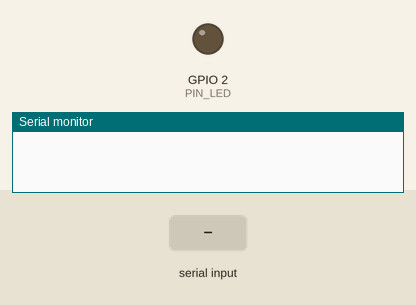
The program below on a simulated ESP32. Parts: output pins drawn as LEDs (lit = HIGH), the last lines printed to the serial monitor. Dashed ring = blinking. Inputs (shaded band) come from the test bench. WiFi joins after 1.5 s; servers stay silent unless stated; not simulated (calls return 0 or success): secrets.example.h.

Above: at 0.0 s.
At 1.37 s:
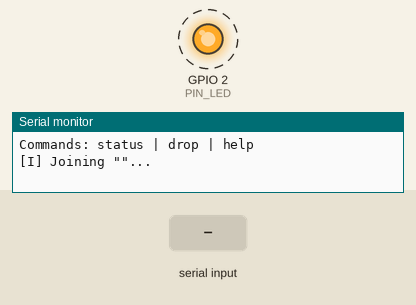
1.8 s: "drop\n" received over Serial
At 2.37 s:
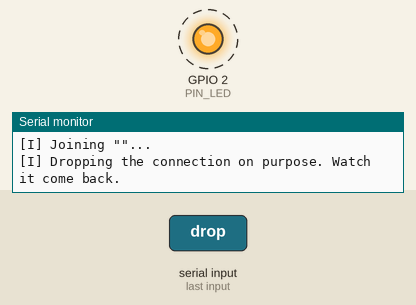
4.8 s: "status\n" received over Serial
Timing chart, 0 to 13.8 s (numbered marks = the images above; inputs shaded):
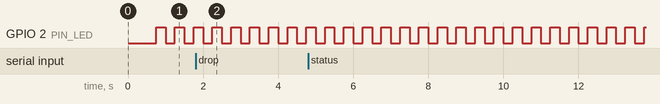

Measured:
- after the input at 1.8 s, GPIO 2 (PIN_LED): alternates HIGH for 0.25 s and LOW for 0.25 s, starting after 0.20 s
- by itself, GPIO 2 (PIN_LED): alternates HIGH for 0.25 s and LOW for 0.25 s

The program:

main.cpp
```cpp
#include <Arduino.h>
#include <WiFi.h>
#include <WebServer.h>
#include <ESPmDNS.h>

// Your Wi-Fi name and password live in include/secrets.h, which is never shared.
// Until you create it, the placeholder file is used so the project still builds.
#if __has_include("secrets.h")
  #include "secrets.h"
#else
  #include "secrets.example.h"
#endif

const int PIN_LED = 2;                      // on-board blue LED: shows the Wi-Fi state
const char *HOSTNAME = "bench";             // the board answers to bench.local
const uint32_t REPORT_MS = 10000;           // print IP and RSSI this often
const uint32_t GIVE_UP_MS = 15000;          // offline this long: start the join over

WebServer server(80);

// These are written by the Wi-Fi event handler, which runs on a different task
// from loop(), so they are volatile: always read fresh, never cached.
volatile bool gotIp = false;                // set when the router hands us an address
volatile bool lostLink = false;             // set when the link drops
volatile int lostReason = 0;

bool connected = false;
bool serverStarted = false;
uint32_t offlineSince = 0;
uint32_t reconnects = 0;

bool credentialsAreReal() {
  return strcmp(WIFI_SSID, "your-2.4GHz-network") != 0;
}

// Called by the Wi-Fi driver whenever something happens. Keep it tiny: just set flags.
void onWifiEvent(arduino_event_id_t event, arduino_event_info_t info) {
  if (event == ARDUINO_EVENT_WIFI_STA_GOT_IP) {
    gotIp = true;
  } else if (event == ARDUINO_EVENT_WIFI_STA_DISCONNECTED) {
    lostReason = info.wifi_sta_disconnected.reason;
    lostLink = true;
  }
}

void handleRoot() {
  server.send(200, "text/html",
    "<!doctype html><meta charset=utf-8><meta name=viewport content='width=device-width,initial-scale=1'>"
    "<title>bench</title><body style='font:16px system-ui;background:#0e1411;color:#e6efe9;padding:24px'>"
    "<h1>bench is up</h1><p id=s>loading</p>"
    "<script>async function t(){try{const r=await(await fetch('/status')).json();"
    "s.textContent=r.host+'.local at '+r.ip+', signal '+r.rssi+' dBm, up '+r.uptime_s+' s';}"
    "catch(e){s.textContent='lost the board';}}t();setInterval(t,2000);</script>");
}

void handleStatus() {
  String json = String("{\"host\":\"") + HOSTNAME + "\",\"ip\":\"" + WiFi.localIP().toString() +
                "\",\"rssi\":" + WiFi.RSSI() + ",\"uptime_s\":" + (millis() / 1000) + "}";
  server.sendHeader("Cache-Control", "no-store");
  server.send(200, "application/json", json);
}

void printStatus() {
  if (WiFi.status() == WL_CONNECTED) {
    Serial.printf("[I] %s.local  IP %s  RSSI %d dBm  up %lu s  reconnects %lu\n", HOSTNAME,
                  WiFi.localIP().toString().c_str(), (int)WiFi.RSSI(), millis() / 1000, reconnects);
  } else {
    Serial.printf("[W] Offline for %lu s. Trying again.\n", (millis() - offlineSince) / 1000);
  }
}

// Join (or re-join) the network from scratch.
void startJoin() {
  WiFi.disconnect();
  WiFi.begin(WIFI_SSID, WIFI_PASS);
  offlineSince = millis();
}

void printHelp() {
  Serial.println("Commands: status | drop | help");
}

void runCommand(String cmd) {
  cmd.trim();
  cmd.toLowerCase();
  if (cmd == "status") printStatus();
  else if (cmd == "drop") {
    Serial.println("[I] Dropping the connection on purpose. Watch it come back.");
    WiFi.disconnect();
  }
  else printHelp();
}

void readSerial() {
  static String line;
  while (Serial.available()) {
    char c = Serial.read();
    if (c == '\n' || c == '\r') {
      if (line.length()) runCommand(line);
      line = "";
    } else {
      line += c;
    }
  }
}

// Runs every pass of loop(): react to the flags, keep the watchdog, report, drive the LED.
void watchWifi(uint32_t now) {
  if (gotIp) {
    gotIp = false;
    connected = true;
    if (!serverStarted) {
      server.begin();
      serverStarted = true;
    } else {
      reconnects++;
    }
    MDNS.end();                              // (re)announce the name now that we have an address
    if (MDNS.begin(HOSTNAME)) MDNS.addService("http", "tcp", 80);
    Serial.printf("[I] Online. http://%s.local  (or http://%s)  RSSI %d dBm\n", HOSTNAME,
                  WiFi.localIP().toString().c_str(), (int)WiFi.RSSI());
  }
  if (lostLink) {
    lostLink = false;
    if (connected) offlineSince = now;
    connected = false;
    Serial.printf("[W] Link lost (reason %d).\n", lostReason);
  }

  // Watchdog: the core retries by itself, but if we stay offline too long, start over.
  if (!connected && now - offlineSince >= GIVE_UP_MS) {
    Serial.println("[W] Offline too long. Joining again from scratch.");
    startJoin();
  }

  static uint32_t lastReport = 0;
  if (connected && now - lastReport >= REPORT_MS) {
    lastReport = now;
    printStatus();
  }

  // LED: steady while online, fast blink while offline.
  digitalWrite(PIN_LED, connected ? HIGH : (now / 250) % 2);
}

void setup() {
  Serial.begin(115200);
  pinMode(PIN_LED, OUTPUT);
  delay(500);
  Serial.println("[I] W3 find it by name. LED steady = online, fast blink = offline.");
  printHelp();
  if (!credentialsAreReal()) {
    Serial.println("[W] secrets.h is missing or still has the placeholder name.");
    Serial.println("    Copy include/secrets.example.h to include/secrets.h, fill in your 2.4 GHz network, upload again.");
    return;
  }
  server.on("/", handleRoot);
  server.on("/status", handleStatus);
  WiFi.onEvent(onWifiEvent);
  WiFi.setHostname(HOSTNAME);                // the name your router lists this device under
  WiFi.mode(WIFI_STA);
  WiFi.setAutoReconnect(true);
  WiFi.persistent(false);                    // do not write the password into flash
  Serial.printf("[I] Joining \"%s\"...\n", WIFI_SSID);
  startJoin();
}

void loop() {
  uint32_t now = millis();
  readSerial();
  if (!credentialsAreReal()) return;
  watchWifi(now);
  if (serverStarted) server.handleClient();
}
```

secrets.example.h
```cpp
// Copy this file to secrets.h (same folder) and put your real values in.
// secrets.h is gitignored, so your password never leaves this PC.
#pragma once

#define WIFI_SSID "your-2.4GHz-network"   // the ESP32 cannot see 5 GHz networks
#define WIFI_PASS "your-password"
```
